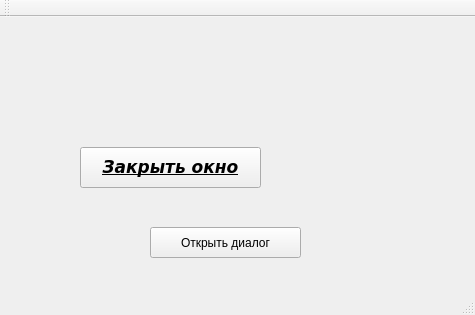
<?xml version="1.0" encoding="UTF-8"?>
<ui version="4.0">
 <class>MainWindow</class>
 <widget class="QMainWindow" name="MainWindow">
  <property name="geometry">
   <rect>
    <x>0</x>
    <y>0</y>
    <width>475</width>
    <height>315</height>
   </rect>
  </property>
  <property name="windowTitle">
   <string>MainWindow</string>
  </property>
  <widget class="QWidget" name="centralWidget">
   <widget class="QPushButton" name="closeButton">
    <property name="geometry">
     <rect>
      <x>80</x>
      <y>130</y>
      <width>181</width>
      <height>41</height>
     </rect>
    </property>
    <property name="font">
     <font>
      <family>Verdana</family>
      <pointsize>13</pointsize>
      <weight>75</weight>
      <italic>true</italic>
      <bold>true</bold>
      <underline>true</underline>
      <strikeout>false</strikeout>
     </font>
    </property>
    <property name="text">
     <string>Закрыть окно</string>
    </property>
   </widget>
   <widget class="QPushButton" name="pushButton">
    <property name="geometry">
     <rect>
      <x>150</x>
      <y>210</y>
      <width>151</width>
      <height>31</height>
     </rect>
    </property>
    <property name="text">
     <string>Открыть диалог</string>
    </property>
   </widget>
  </widget>
  <widget class="QMenuBar" name="menuBar">
   <property name="geometry">
    <rect>
     <x>0</x>
     <y>0</y>
     <width>475</width>
     <height>21</height>
    </rect>
   </property>
  </widget>
  <widget class="QToolBar" name="mainToolBar">
   <attribute name="toolBarArea">
    <enum>TopToolBarArea</enum>
   </attribute>
   <attribute name="toolBarBreak">
    <bool>false</bool>
   </attribute>
  </widget>
  <widget class="QStatusBar" name="statusBar"/>
 </widget>
 <layoutdefault spacing="6" margin="11"/>
 <resources/>
 <connections>
  <connection>
   <sender>closeButton</sender>
   <signal>clicked()</signal>
   <receiver>MainWindow</receiver>
   <slot>close()</slot>
   <hints>
    <hint type="sourcelabel">
     <x>167</x>
     <y>183</y>
    </hint>
    <hint type="destinationlabel">
     <x>229</x>
     <y>256</y>
    </hint>
   </hints>
  </connection>
 </connections>
</ui>
